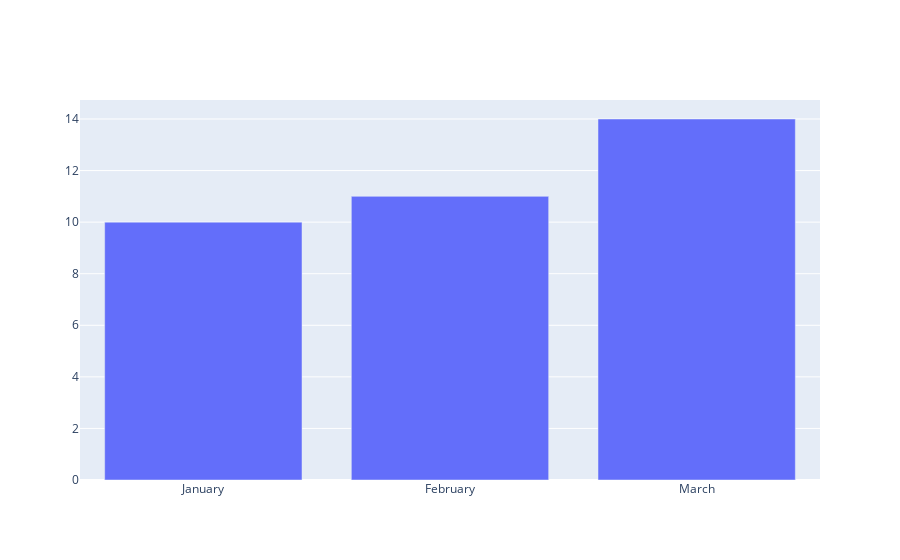

The code cell stored with this chart in its notebook:
### Markdown cell above
## Bare-bones bar chart

### Code cell
trace = go.Bar(x = ["January", "February", "March"],
              y = [10, 11, 14])
data = [trace]

fig = go.Figure(data = data)

pio.show({"data": data})

### Figure 1 — Plotly figure (JSON) as saved in the notebook; plotly's stock layout.template omitted (floating-point values rounded to 4 significant figures)
{"data": [{"type": "bar", "x": ["January", "February", "March"], "y": [10, 11, 14]}], "layout": {"autosize": true, "xaxis": {"autorange": true, "range": [-0.5, 2.5], "type": "category"}, "yaxis": {"autorange": true, "range": [0, 14.74], "type": "linear"}}}
